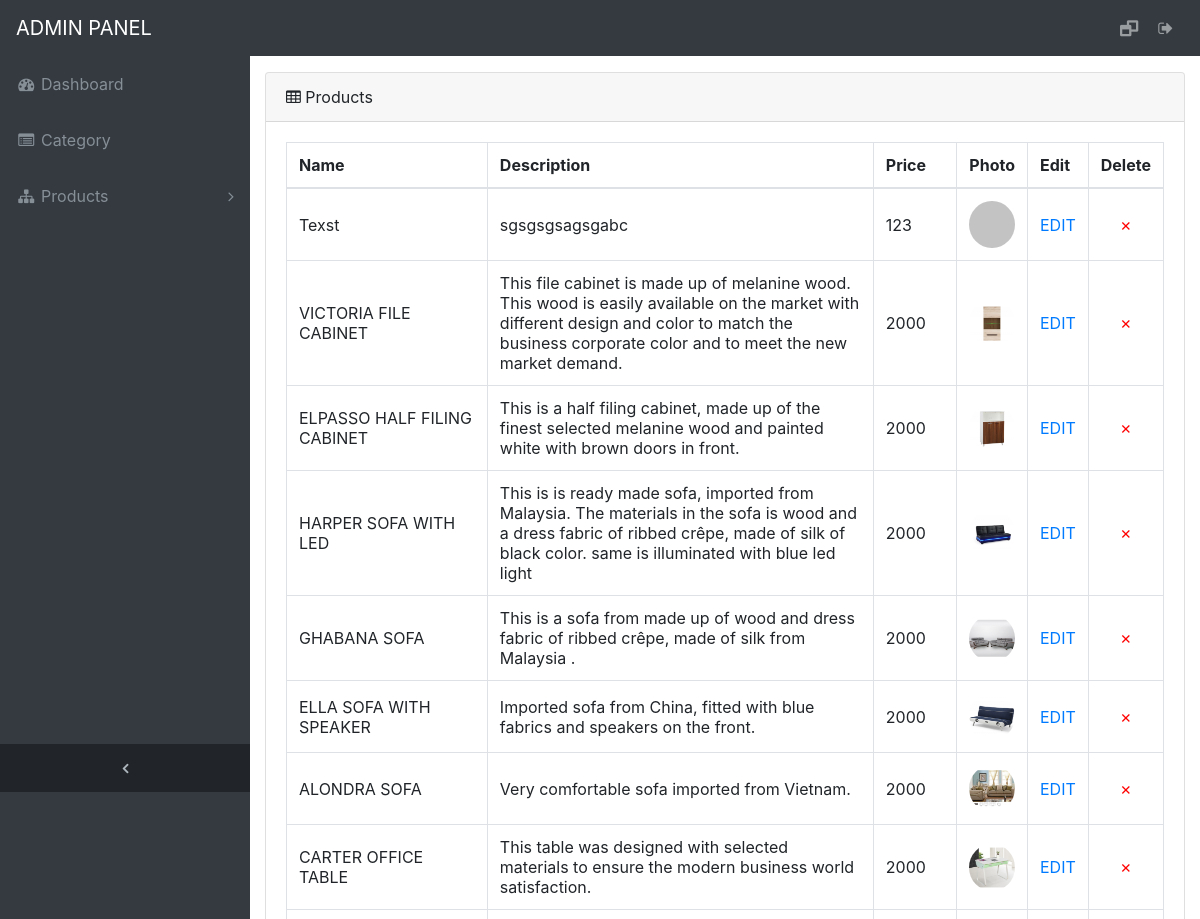
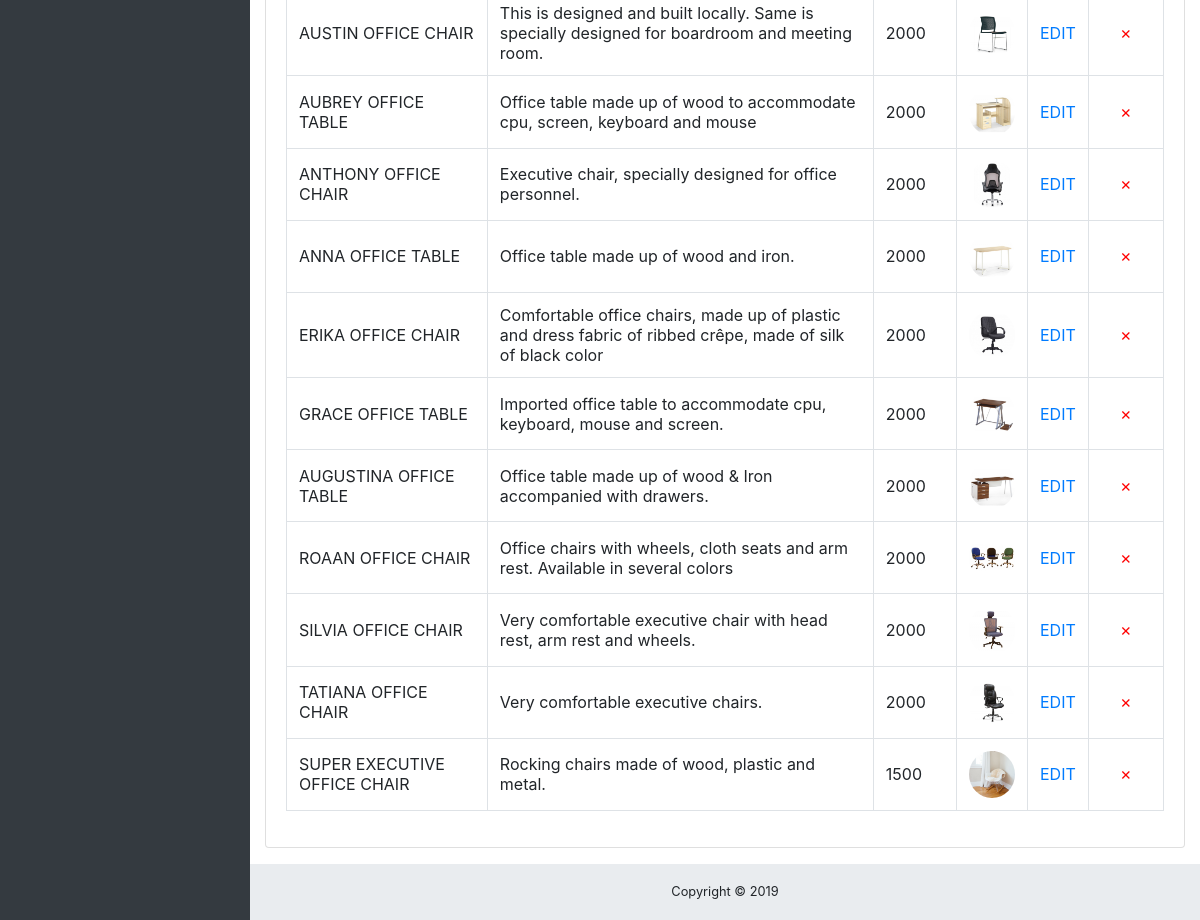
Page /administrator/products.php (signed in) on the committed database (2 pictures, top to bottom).
### tables this page shows
CREATE TABLE `products` (
  `id` int(11) NOT NULL,
  `category_id` int(11) NOT NULL,
  `name` text NOT NULL,
  `description` text NOT NULL,
  `main_image` text NOT NULL,
  `price` text NOT NULL
);

### administrator/env/functions.php (called while the page is built, shortened)
<?php
$dbInstance = Database::getInstance();
$db = $dbInstance->getDBConnection();
$product    = new Product($db);

### administrator/env/class/Product.class.php (called while the page is built, shortened)
<?php
class Product extends AbstractTask
{
    private $_db;
    private $_tableName = 'products';
    public function __construct($db)
    {
        $this->_db = $db;
    }
    public function read()
    {
        $sql = "SELECT * FROM ".$this->_tableName." ORDER BY id DESC";
        $query = $this->_db->query($sql);
        $result = $this->convertToArray($query);
        return $result;
    }
}

### administrator/env/class/AbstractTask.class.php (called while the page is built, shortened)
<?php
abstract class AbstractTask{
    public function convertToArray($query)
    {
        $arr = array();
        while( $data = $query->fetch(PDO::FETCH_ASSOC)):
            $arr[] = $data;
        endwhile;
        return $arr;
    }
}

### administrator/products.php (the view, shortened to what this page needs)
<?php include 'inc/header.php'; ?>
<div class="content-wrapper">
<div class="container-fluid">
    <div class="card mb-3">
        <div class="card-header"><i class="fa fa-table"></i> Products <?php echo(isset($categoryObj)) ? '- '.$categoryObj [0]['cat_name'] : '' ?></div>
        <div class="card-body">
            <div class="table-responsive">
                <table class="table table-bordered" width="100%" cellspacing="0">
                    <thead>
                        <tr>
                            <th>Name</th>
                            <th>Description</th>
                            <th>Price</th>
                            <th>Photo</th>
                            <th>Edit</th>
                            <th>Delete</th>
                        </tr>
                    </thead>
                    <tbody>
                       <?php
                            if(isset($categoryObj)):
                                $product->_category_id = $_GET['category'];
                                $result = $product->readByCategory();
                            else:
                                $result = $product->read();
                            endif;
                            if(!empty($result)){
                                foreach($result as $_result){
                       ?>
                        <tr <?php echo( isset($_GET['iid']) && $_GET['iid'] == $_result['id']) ? 'style="background: #f0ffe5;"' : '' ?>>
                            <td width="25%"><?php echo $_result['name']; ?></td>
                            <td width="50%"><?php echo $_result['description']; ?></td>
                            <td width="10%"><?php echo $_result['price']; ?></td>
                            <td width="5%"><img src="../images/<?php echo $_result['main_image']; ?>" class="img-fluid rounded-circle"></td>
                            <td width="5%"><a href="edit-product.php?id=<?php echo $_result['id']; ?>">EDIT</a></td>
                            <td width="5%" align="center"><a onclick="return confirm('Are you sure you want to delete?')" href="products.php?ref=products&del=1&id=<?php echo $_result['id'];?>"><span style="color:red">&#x2717;</span></a></td>
                        </tr>
                        <?php
                                }
                            }
                        ?>
                    </tbody>
                </table>
            </div>
        </div>
    </div>
</div>
<?php include 'inc/footer.php'; ?>

### administrator/css/sb-admin.css (style rules this page uses)
html { position: relative; min-height: 100%; }
body { overflow-x: hidden; }
body.sticky-footer { margin-bottom: 56px; }
body.sticky-footer .content-wrapper { min-height: calc(100vh - 56px - 56px); }
body.fixed-nav { padding-top: 56px; }
.content-wrapper { min-height: calc(100vh - 56px); padding-top: 1rem; }
.content-wrapper { overflow-x: hidden; background: white; }
@media (min-width: 992px) { .content-wrapper { margin-left: 250px; } }
.table-bordered td, .table-bordered th { vertical-align: middle; }

### rows in the picture
products: name "Texst", description "sgsgsgsagsgabc", price "123", main_image (picture)
products: name "VICTORIA FILE CABINET", description "This file cabinet is made up of melanine wood. This wood is easily available on the market with different design and color to match the business corporate color and to meet the new market demand.", price "2000", main_image (picture)
products: name "ELPASSO HALF FILING CABINET", description "This is a half filing cabinet, made up of the finest selected melanine wood and painted white with brown doors in front.", price "2000", main_image (picture)
products: name "HARPER SOFA WITH LED", description "This is is ready made sofa, imported from Malaysia. The materials in the sofa is wood and a dress fabric of ribbed crêpe, made of silk of black color. same is illuminated with blue led light", price "2000", main_image (picture)
products: name "GHABANA SOFA", description "This is a sofa from made up of wood and dress fabric of ribbed crêpe, made of silk from Malaysia .", price "2000", main_image (picture)
products: name "ELLA SOFA WITH SPEAKER", description "Imported sofa from China, fitted with blue fabrics and speakers on the front.", price "2000", main_image (picture)
products: name "ALONDRA SOFA", description "Very comfortable sofa imported from Vietnam.", price "2000", main_image (picture)
products: name "CARTER OFFICE TABLE", description "This table was designed with selected materials to ensure the modern business world satisfaction.", price "2000", main_image (picture)
products: name "AUSTIN OFFICE CHAIR", description "This is designed and built locally. Same is specially designed for boardroom and meeting room.", price "2000", main_image (picture)
products: name "AUBREY OFFICE TABLE", description "Office table made up of wood to accommodate cpu, screen, keyboard and mouse", price "2000", main_image (picture)
products: name "ANTHONY OFFICE CHAIR", description "Executive chair, specially designed for office personnel.", price "2000", main_image (picture)
products: name "ANNA OFFICE TABLE", description "Office table made up of wood and iron.", price "2000", main_image (picture)
products: name "ERIKA OFFICE CHAIR", description "Comfortable office chairs, made up of plastic and dress fabric of ribbed crêpe, made of silk of black color", price "2000", main_image (picture)
products: name "GRACE OFFICE TABLE", description "Imported office table to accommodate cpu, keyboard, mouse and screen.", price "2000", main_image (picture)
products: name "AUGUSTINA OFFICE TABLE", description "Office table made up of wood & Iron accompanied with drawers.", price "2000", main_image (picture)
products: name "ROAAN OFFICE CHAIR", description "Office chairs with wheels, cloth seats and arm rest. Available in several colors", price "2000", main_image (picture)
products: name "SILVIA OFFICE CHAIR", description "Very comfortable executive chair with head rest, arm rest and wheels.", price "2000", main_image (picture)
products: name "TATIANA OFFICE CHAIR", description "Very comfortable executive chairs.", price "2000", main_image (picture)
products: name "SUPER EXECUTIVE OFFICE CHAIR", description "Rocking chairs made of wood, plastic and metal.", price "1500", main_image (picture)
